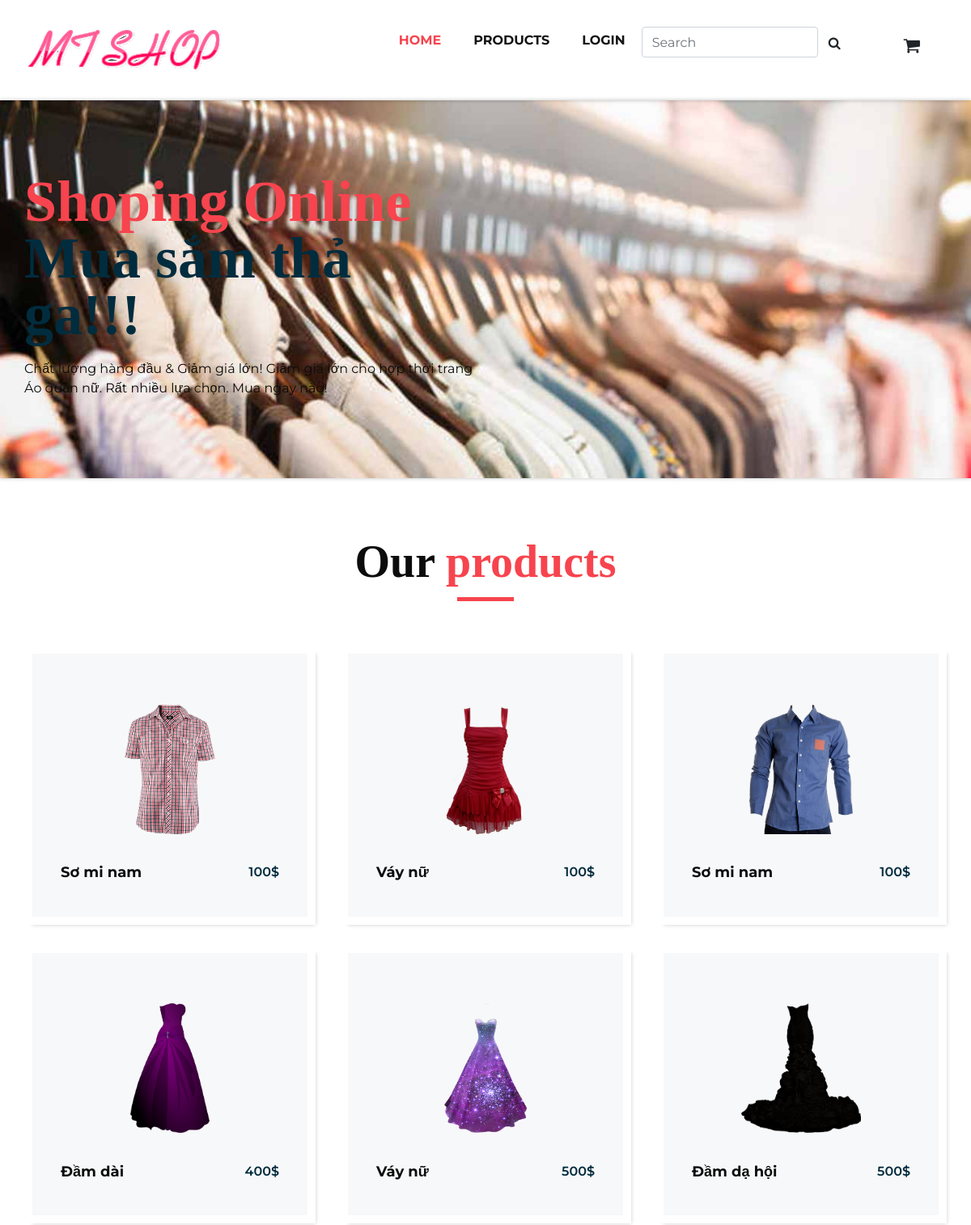
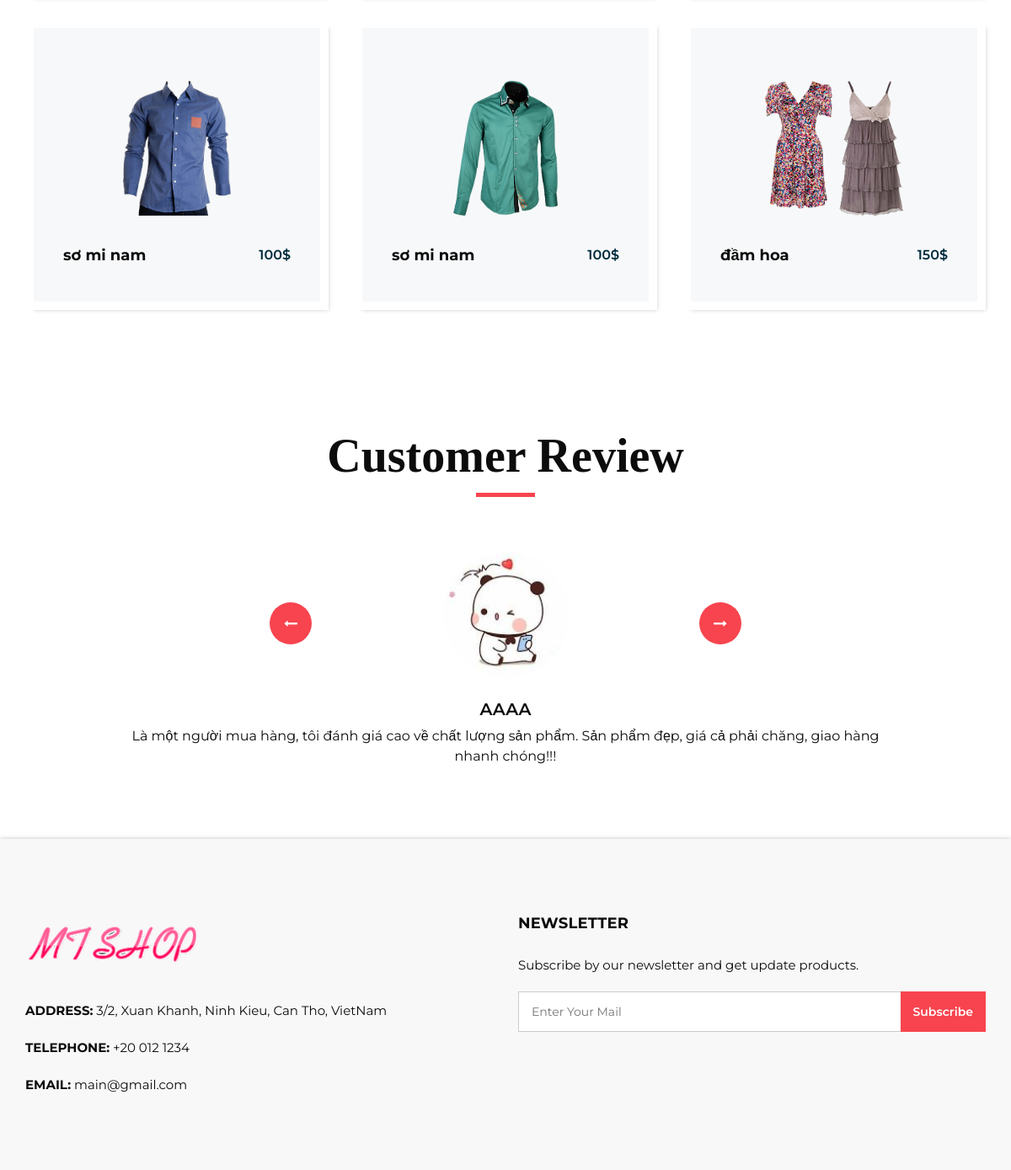
The page / on the database its author committed (2 pictures, top to bottom).
### tables this page shows
CREATE TABLE `products` (
  `id` int(100) NOT NULL,
  `name` varchar(100) NOT NULL,
  `price` int(10) NOT NULL,
  `image` varchar(100) NOT NULL,
  `detail` varchar(100) NOT NULL
);

### index.php (the view, shortened to what this page needs)
<?php
include 'partials/connect.php';
include 'partials/header.php';
?>
   <body>
      <div class="hero_area">
         <section class="slider_section ">
            <div class="slider_bg_box">
               <img src="images/CS.jpg" alt="">
            </div>
            <div id="customCarousel1" class="carousel slide" data-ride="carousel">
               <div class="carousel-inner">
                  <div class="carousel-item active">
                     <div class="container ">
                        <div class="row">
                           <div class="col-md-7 col-lg-6 ">
                              <div class="detail-box">
                                 <h1>
                                    <span>
                                    Shoping Online
                                    </span>
                                    <br>
                                    Mua sắm thả ga!!!
                                 </h1>
                                 <p>
                                Chất lượng hàng đầu & Giảm giá lớn! Giảm giá lớn cho hợp thời trang Áo quần nữ. Rất nhiều lựa chọn. Mua ngay nào!
                                 </p>
                              </div>
                           </div>
                        </div>
                     </div>
                  </div>
               </div>
            </div>
         </section>
      </div>
            <section class="product_section layout_padding">
                  <div class="container">
                     <div class="heading_container heading_center">
                        <h2>
                           Our <span>products</span>
                        </h2>
                     </div>
                     <div class="row">
                     <?php
                        $select_products = $conn->prepare("SELECT * FROM `products` ");
                        $select_products->execute();
                        if($select_products->rowCount() > 0){
                           while($fetch_product = $select_products->fetch(PDO::FETCH_ASSOC)){
                     ?>
                        <div class="col-sm-6 col-md-4 col-lg-4">
                           <div class="box">
                              <div class="img-box">
                                 <img src="uploaded_img/<?= $fetch_product['image']; ?>" alt="">
                              </div>
                              <div class="detail-box">
                                 <h5>
                                    <div class="name"><?= $fetch_product['name']; ?></div>
                                 </h5>
                                 <h6>
                                    <div class="price"><?= $fetch_product['price']; ?><span>$</span></div>
                                 </h6>
                              </div>
                           </div>
                        </div>
                        <?php
                           }
                        }else{
                           echo '<p class="empty">no products found!</p>';
                        }
                        ?>
                     </div>
                  </div>
               </section>
      <section class="client_section layout_padding">
         <div class="container">
            <div class="heading_container heading_center">
               <h2>
               Customer Review
               </h2>
            </div>
            <div id="carouselExample3Controls" class="carousel slide" data-ride="carousel">
               <div class="carousel-inner">
                  <div class="carousel-item active">
                     <div class="box col-lg-10 mx-auto">
                        <div class="img_container">
                           <div class="img-box">
                              <div class="img_box-inner">
                                 <img src="images/PF.jpg" alt="">
                              </div>
                           </div>
                        </div>
                        <div class="detail-box">
                           <h5>
                           AAAA
                           </h5>
                           <p>
                           Là một người mua hàng, tôi đánh giá cao về chất lượng sản phẩm. Sản phẩm đẹp, giá cả phải chăng, giao hàng nhanh chóng!!!
                        </div>
                     </div>
                  </div>
               </div>
               <div class="carousel_btn_box">
                  <a class="carousel-control-prev" href="#carouselExample3Controls" role="button" data-slide="prev">
                  <i class="fa fa-long-arrow-left" aria-hidden="true"></i>
                  </a>
                  <a class="carousel-control-next" href="#carouselExample3Controls" role="button" data-slide="next">
                  <i class="fa fa-long-arrow-right" aria-hidden="true"></i>
                  </a>
               </div>
            </div>
         </div>
      </section>
      <?php include 'partials/footer.php' ?>
   </body>
</html>

### partials/header.php (shortened to what this page needs)
<!DOCTYPE html>
<html>
   <head>
      <link rel="stylesheet" type="text/css" href="css/bootstrap.css" />
      <link href="css/font-awesome.min.css" rel="stylesheet" />
      <link href="css/style.css" rel="stylesheet" />
      <link href="css/responsive.css" rel="stylesheet" />
      <link rel="stylesheet" href="https://cdnjs.cloudflare.com/ajax/libs/font-awesome/4.7.0/css/font-awesome.min.css">
   </head>
   <body class="sub_page">
        <div class="hero_area">
                <header class="header_section">
                    <div class="container">
                    <nav class="navbar navbar-expand-lg custom_nav-container ">
                        <a class="navbar-brand" href="index.php"><img width="250" src="images/logo.png" alt="#" /></a>
                        <div class="collapse navbar-collapse" id="navbarSupportedContent">
                            <ul class="navbar-nav">
                                <li class="nav-item active">
                                <a class="nav-link" href="index.php">Home <span class="sr-only">(current)</span></a>
                                </li>
                                <li class="nav-item">
                                <a class="nav-link" href="product.php">Products</a>
                                </li>
                                <li class="nav-item">
                                <?php
                                        $select_profile = $conn->prepare("SELECT * FROM `users` WHERE id = ?");
                                        $select_profile->execute([$user_id]);
                                        if($select_profile->rowCount() > 0){
                                        $fetch_profile = $select_profile->fetch(PDO::FETCH_ASSOC);
                                ?>
                                    <a href="logout.php" class="delete-btn nav-link" onclick="return confirm('logout from the website?');">Logout</a>
                                    <?php
                                        }else{
                                    ?>
                                    <div class="flex-btn">
                                        <a class="nav-link" href="login.php">Login</a>
                                    </div>
                                    <?php
                                           }
                                    ?>
                                </li>
                                <li class="nav-item">
                                <form class="form-inline" action="search.php" method="post">
                                    <input class="form-control " type="search" placeholder="Search" name="search_box"  aria-label="Search">
                                    <button class="btn btn-outline-white mb-3" type="submit"><i class="fa fa-search"></i></button>
                                </form>
                                </li>
                                <li class="nav-item">
                                <a class="nav-link" href="cart.php"><i class="btn fa fa-shopping-cart" style="font-size:22px;"></i></a>
                                </li>
                            </ul>
                        </div>
                    </nav>
                    </div>
                </header>
            </div>
    </body>

### partials/footer.php (shortened to what this page needs)
<!DOCTYPE html>
<html>
   <body class="sub_page">
        <div class="hero_area">
            <footer class="footer">
                <div class="container">
                    <div class="row">
                        <div class="col-md-6">
                            <div class="full">
                                <div class="logo_footer">
                                    <a href="#"><img width="210" src="images/logo.png" alt="#" /></a>
                                </div>
                                <div class="information_f">
                                    <p><strong>ADDRESS:</strong> 3/2, Xuan Khanh, Ninh Kieu, Can Tho, VietNam</p>
                                    <p><strong>TELEPHONE:</strong> +20 012 1234</p>
                                    <p><strong>EMAIL:</strong> main@gmail.com</p>
                                </div>
                            </div>
                        </div>
                        <div class="col-md-6">
                                <div class="widget_menu">
                                    <h3>Newsletter</h3>
                                    <div class="information_f">
                                    <p>Subscribe by our newsletter and get update products.</p>
                                    </div>
                                    <div class="form_sub">
                                    <form>
                                        <fieldset>
                                            <div class="field">
                                                <input type="email" placeholder="Enter Your Mail" name="email" />
                                                <input type="submit" value="Subscribe" />
                                            </div>
                                        </fieldset>
                                    </form>
                                    </div>
                                </div>
                            </div>
                            </div>
                        </div>
                    </div>
    </body>
</html>

### css/responsive.css (style rules this page uses)
@media (min-width: 1200px) { .container { max-width: 1170px; } }

### rows shown on the page
products: image (picture), name "Sơ mi nam", price "100"
products: image (picture), name "Váy nữ", price "100"
products: image (picture), name "Sơ mi nam", price "100"
products: image (picture), name "Đầm dài", price "400"
products: image (picture), name "Váy nữ", price "500"
products: image (picture), name "Đầm dạ hội", price "500"
products: image (picture), name "sơ mi nam", price "100"
products: image (picture), name "sơ mi nam", price "100"
products: image (picture), name "đầm hoa", price "150"
